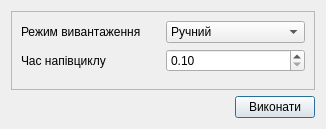
<?xml version="1.0" encoding="UTF-8"?>
<ui version="4.0">
 <class>DialogSovalka</class>
 <widget class="QDialog" name="DialogSovalka">
  <property name="geometry">
   <rect>
    <x>0</x>
    <y>0</y>
    <width>326</width>
    <height>129</height>
   </rect>
  </property>
  <property name="windowTitle">
   <string>Вивантаження</string>
  </property>
  <layout class="QGridLayout" name="gridLayout">
   <item row="0" column="0" colspan="2">
    <widget class="QFrame" name="frame">
     <property name="frameShape">
      <enum>QFrame::StyledPanel</enum>
     </property>
     <property name="frameShadow">
      <enum>QFrame::Raised</enum>
     </property>
     <layout class="QGridLayout" name="gridLayout_2">
      <item row="0" column="0">
       <widget class="QLabel" name="label">
        <property name="text">
         <string>Режим вивантаження</string>
        </property>
       </widget>
      </item>
      <item row="0" column="1">
       <widget class="QComboBox" name="AM0003">
        <item>
         <property name="text">
          <string>Ручний</string>
         </property>
        </item>
        <item>
         <property name="text">
          <string>Автоматичний</string>
         </property>
        </item>
       </widget>
      </item>
      <item row="1" column="0">
       <widget class="QLabel" name="label_2">
        <property name="text">
         <string>Час напівциклу</string>
        </property>
       </widget>
      </item>
      <item row="1" column="1">
       <widget class="QDoubleSpinBox" name="zdTupload">
        <property name="minimum">
         <double>0.100000000000000</double>
        </property>
        <property name="maximum">
         <double>10.000000000000000</double>
        </property>
       </widget>
      </item>
      <item row="2" column="0" colspan="2">
       <spacer name="verticalSpacer">
        <property name="orientation">
         <enum>Qt::Vertical</enum>
        </property>
        <property name="sizeHint" stdset="0">
         <size>
          <width>20</width>
          <height>40</height>
         </size>
        </property>
       </spacer>
      </item>
     </layout>
    </widget>
   </item>
   <item row="1" column="0">
    <spacer name="horizontalSpacer">
     <property name="orientation">
      <enum>Qt::Horizontal</enum>
     </property>
     <property name="sizeHint" stdset="0">
      <size>
       <width>221</width>
       <height>20</height>
      </size>
     </property>
    </spacer>
   </item>
   <item row="1" column="1">
    <widget class="QPushButton" name="bnClose">
     <property name="text">
      <string>Виконати</string>
     </property>
    </widget>
   </item>
  </layout>
 </widget>
 <resources/>
 <connections/>
</ui>
